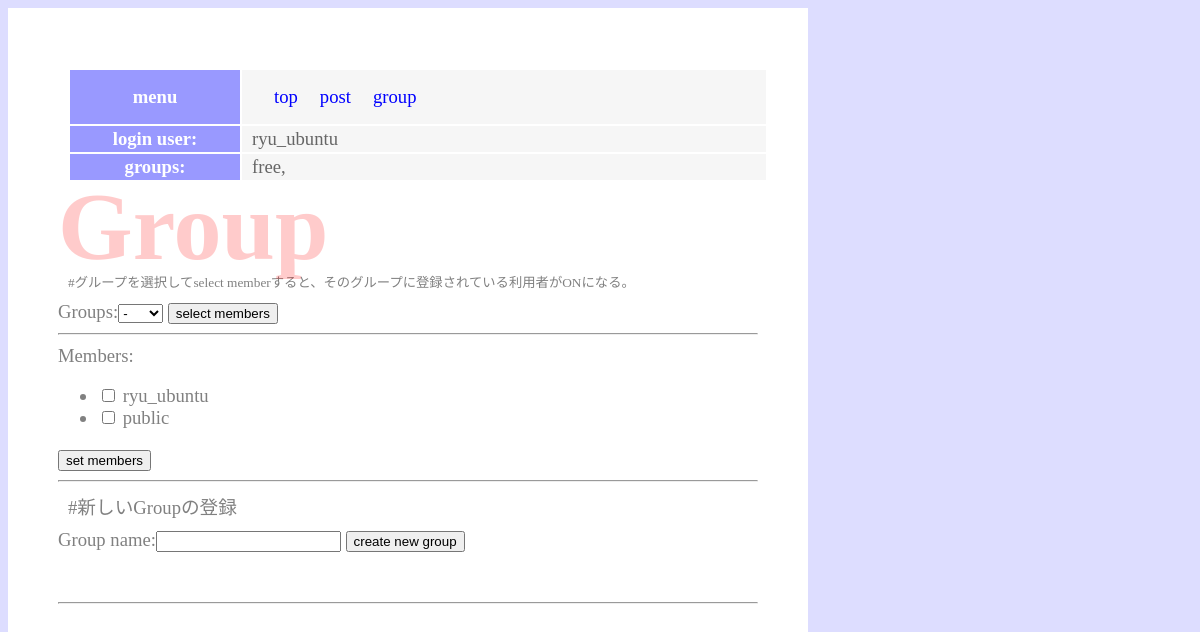
Before: /sns/groups (signed in) with the older database file.
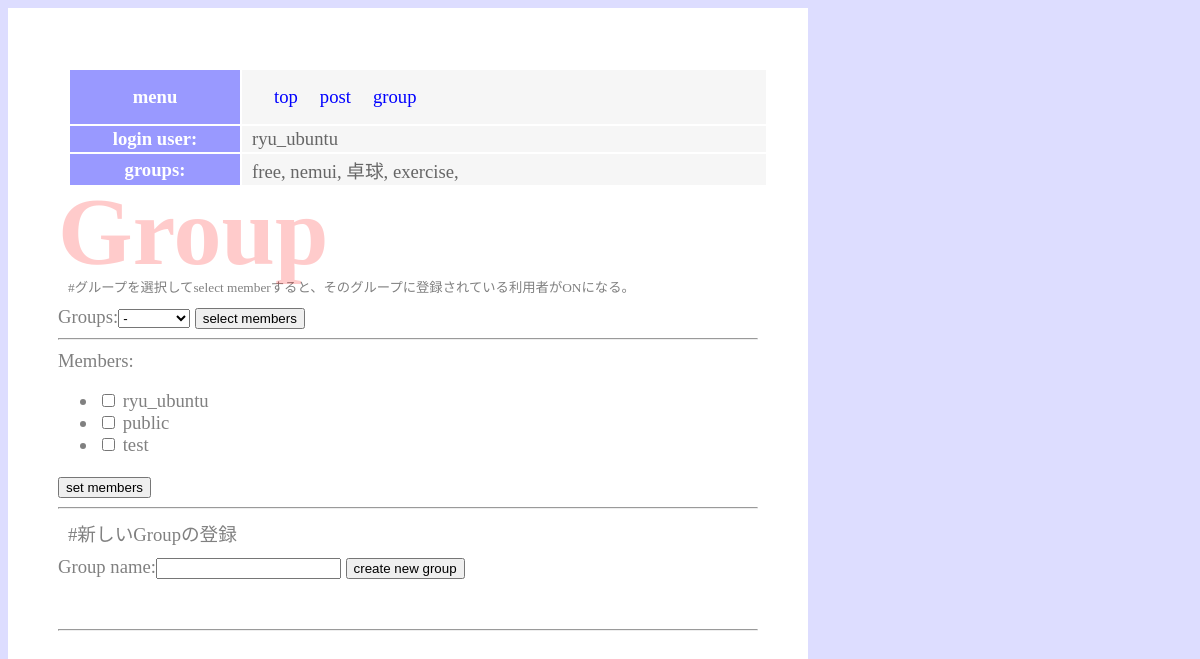
After: the same page with the newer database file.
### sns/models.py (models this page shows)
class Group(models.Model):
    owner = models.ForeignKey(User, on_delete=models.CASCADE, \
                              related_name='group_owner')
    title = models.CharField(max_length=100)
    def __str__(self):
        return self.title

### sns/views.py (the view)
# urls.py: path('groups', views.groups, name='groups'),
def groups(request):
    members = User.objects.all()
    if request.method == 'POST':
        if request.POST['mode'] == '__groups_form__':
            sel_group = request.POST['groups']
            gp = Group.objects.filter(owner=request.user) \
                .filter(title=sel_group).first()
            mems = User.objects.get(username=request.user).group_owner.filter(title=gp)
            vlist = []
            for item in mems:
                vlist.append(item.owner)
            groupsform = GroupSelectForm(request.user, request.POST)
            membersform = MembersForm(request.user, members=members, vals=vlist)
        if request.POST['mode'] == '__members_form__':
            sel_group = request.POST['group']
            group_obj = Group.objects.filter(title=sel_group).first()
            vlist = request.POST.getlist('members')
            messages.success(request, ' チェックされたMemberを' + \
                             sel_group + 'に登録しました。')
            groupsform = GroupSelectForm(request.user, \
                                        {'groups': sel_group})
            membersform = MembersForm(request.user, \
                                      members=members, vals=vlist)
    else:
        groupsform = GroupSelectForm(request.user)
        membersform = MembersForm(request.user, members=members, \
                                  vals=[])
        sel_group = '-'
    createform = CreateGroupForm()
    groups = Group.objects.filter(owner=request.user)
    params = {
        'login_user': request.user,
        'groups_form': groupsform,
        'members_form': membersform,
        'create_form': createform,
        'group': sel_group,
        'groups': groups,
    }
    return render(request, 'sns/groups.html', params)

### sns/forms.py
class GroupSelectForm(forms.Form):
    def __init__(self, user, *args, **kwargs):
        super(GroupSelectForm, self).__init__(*args, **kwargs)
        self.fields['groups'] = forms.ChoiceField(
            choices=[('-', '-')] + [(item.title, item.title) \
            for item in Group.objects.filter(owner=user)],
        )

class MembersForm(forms.Form):
    def __init__(self, user, members=[], vals=[], *args, **kwargs):
        super(MembersForm, self).__init__(*args, **kwargs)
        self.fields['members'] =  forms.MultipleChoiceField(
            choices = [(item.username, item.username) for item in members],
            widget = forms.CheckboxSelectMultiple(),
            initial=vals
        )

### sns/templates/sns/groups.html (shortened to what this page needs)
{% extends 'sns/layout.html' %}
{% block header %}
<!DOCTYPE html>
<h1>Group</h1>
<p class="caption">#グループを選択してselect memberすると、そのグループに登録されている利用者がONになる。</p>
{% endblock %}
{% block content %}
<form action="{% url 'groups' %}" method="post">
    {{groups_form}}
    <button>select members</button>
</form>
<hr>
<form action="{% url 'groups' %}" method="post">
    {{members_form}}
    <button>set members</button>
</form>
<hr>
<p>#新しいGroupの登録</p>
<form action="{% url 'creategroup' %}" method="post">
    {{create_form}}
    <button>create new group</button>
</form>
{% endblock %}

### sns/templates/sns/layout.html (shortened to what this page needs)
{% load static %}
<!DOCTYPE html>
<html lang="ja">
    <head>
        <link rel="stylesheet" type="text/css"
          href="{% static 'sns/style.css'%}"/>
    </head>
    <body>
        <div class="body_content">
        <div class="body_content_inner">
            <table class="login_table" width="100%">
                <tr><th width="150px">menu</th><td>
                <table class="login_table_inner">
                <tr>
                    <td><a href="{% url 'index' %}">top</a></td>
                    <td><a href="{% url 'post' %}">post</a></td>
                    <td><a href="{% url 'groups' %}">group</a></td>
                </tr>
                </table>
                </td></tr>
                <tr><th width="150px">login user:</th>
                    <td>{{login_user}}</td></tr>
                <tr><th width="150px">groups:</th>
                    <td> {% for item in groups %} {{item}}, {% endfor %} </td>
                </table>
                <div class="header">{% block header%}
                    {% endblock %}</div>
                <div class="content">{% block content%}
                    {% endblock %}</div>
                <div class="footer">
                <hr>
                </div>
            </div>
            </div>
    </body>
</html>

Changed rows visible on the page:
added Group: title "nemui"
added Group: title "卓球"
added Group: title "exercise"
Other visible differences:
form field members: "☐ ☐" → "☐ ☐ ☐"
text no longer shown: "Members: ryu_ubuntu public"
text now shown: "Members: ryu_ubuntu public test"
